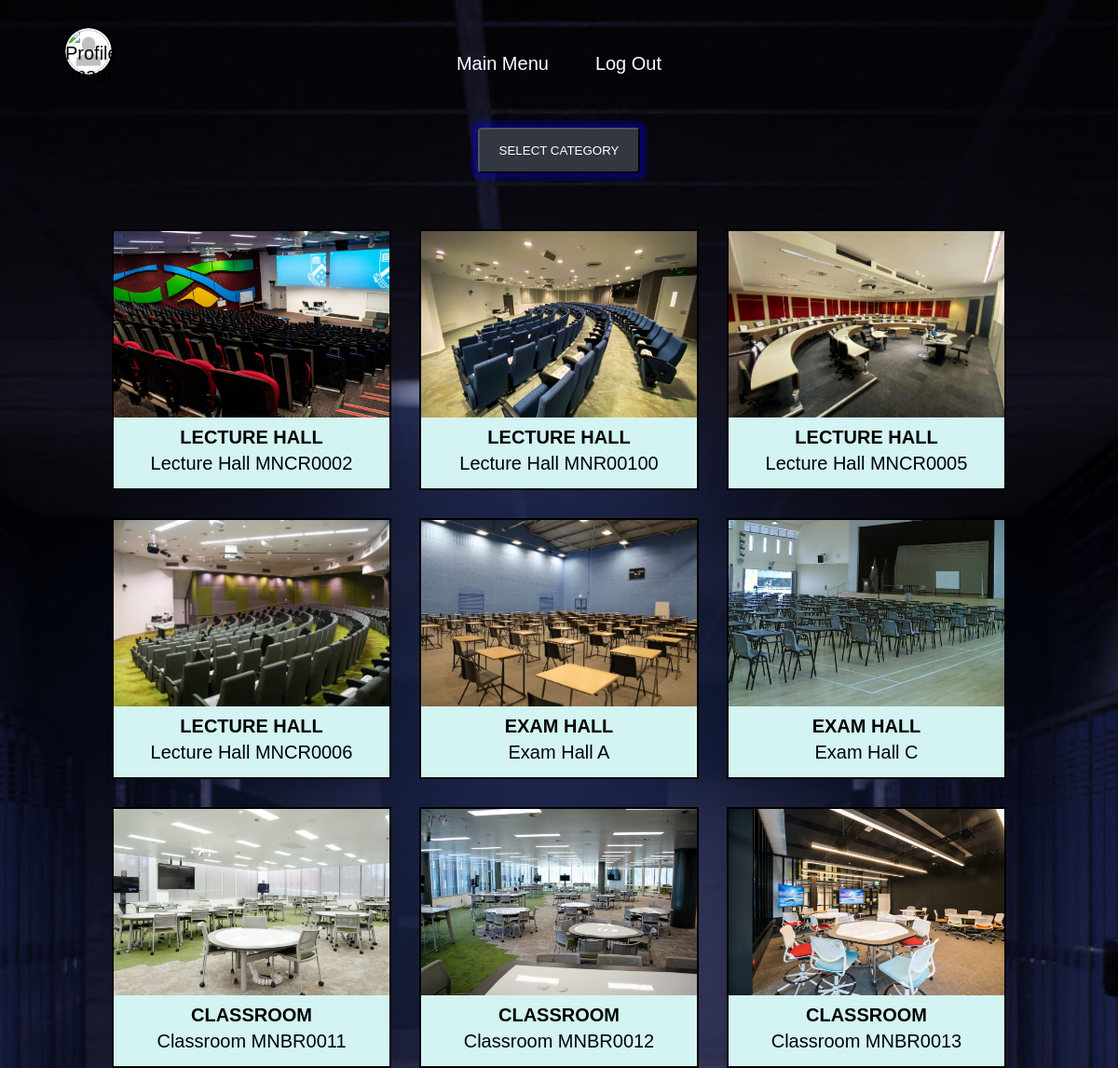
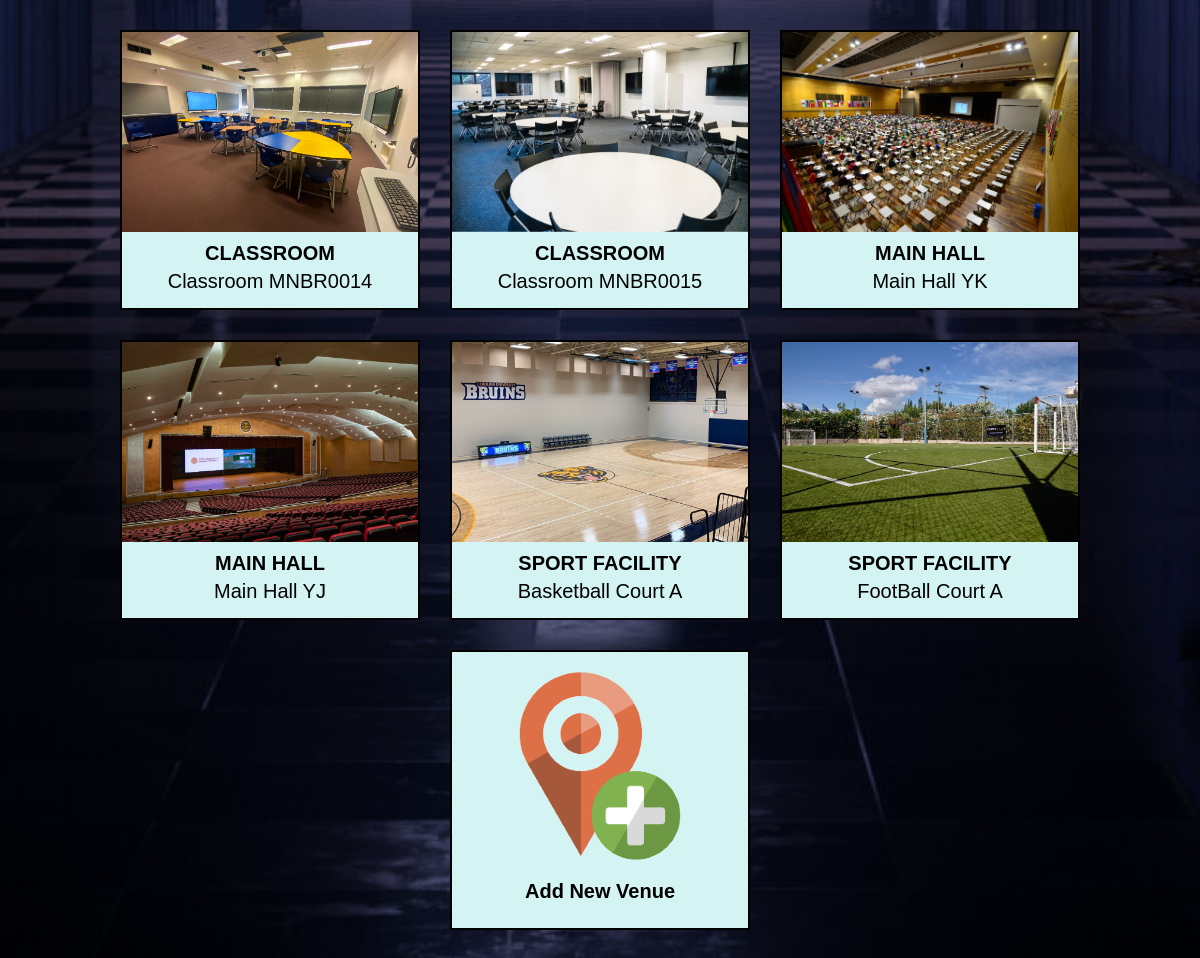
Screenshot of /admin_display_venue.php with the database file from the repository (2 pictures, top to bottom).
### tables this page shows
CREATE TABLE `venues` (
  `id` int(11) NOT NULL,
  `name` varchar(50) NOT NULL,
  `type_id` int(11) NOT NULL,
  `images` varchar(50) NOT NULL,
  `venue_description` varchar(50) DEFAULT NULL
);

CREATE TABLE `venue_types` (
  `id` int(11) NOT NULL,
  `type` varchar(255) NOT NULL
);

### admin_display_venue.php (the view, shortened to what this page needs)
<?php
include 'db_connect.php';
$sql = "SELECT venues.id, venues.name, venues.images, venue_types.id as type_id, venue_types.type, venues.venue_description
        FROM venues
        JOIN venue_types ON venues.type_id = venue_types.id";
$sql_profile = "SELECT a_image FROM admins WHERE admin_id = ?";
$stmt_profile = $conn->prepare($sql_profile);
$stmt_profile->bind_param("s", $_SESSION['admin_id']);
$stmt_profile->execute();
$stmt_profile->bind_result($a_image);
$default_image = 'images/profile.png';
$image_to_display = !empty($a_image) ? htmlspecialchars($a_image) : $default_image;
$result = $conn->query($sql);
?>
<!DOCTYPE html>
<html lang="en">
<head>
  <link rel="stylesheet" href="admin_display_venue.css">
  <link rel="stylesheet" href="navi_bar_white.css">
</head>
<body>
<div class="container">
    <div class="profile-icon" onclick="window.location.href='admin_profile.php'">
        <img src="<?php echo htmlspecialchars($image_to_display); ?>" alt="Profile Image">
    </div>
    <nav class="mynav">
      <ul>
        <li><a href="admin_mainmenu.php">Main Menu</a></li>
        <li><a href="logout.php">Log Out</a></li>
      </ul>
    </nav>
    <div class="category-dropdown">
      <button class="dropbtn">SELECT CATEGORY</button>
    </div>
    <div class="container flip-card-container">
        <?php
        if ($result->num_rows > 0) {
            while ($row = $result->fetch_assoc()) {
                echo '<div class="flip-card" style="--hue: 220">
                        <div class="flip-card-inner">
                            <div class="card-front">
                                <figure>
                                    <img style=" width: 100%; height: 200px; object-fit: cover;" src="images/' . $row['images'] . '" alt="' . $row['name'] . '">
                                    <figcaption>' . $row['type'] . '</figcaption>
                                </figure>
                                <ul>
                                    <li>' . $row['name'] . '</li>
                                </ul>
                            </div>
                            <div class="card-back">
                                <figure>
                                    <img style=" width: 100%; height: 200px; object-fit: cover;" src=" images/' . $row['images'] . '" alt="' . $row['name'] . '">
                                </figure>
                                <p>'.$row['venue_description'].'</p>
                                <a href="admin_delete_venue.php?id=' . $row['id'] . '&name=' . urlencode($row['name']) . '&images=' . urlencode($row['images']) . '&type=' . urlencode($row['type']) . '"><button>Delete Venue</button></a>
                                <a href="#modal-opened" onclick="openEditModal(\'' . $row['id'] . '\', \'' . addslashes($row['name']) . '\', \'' . $row['type_id'] . '\', \'' . addslashes($row['venue_description']) . '\')"><button>Edit Venue</button></a>
                                <div class="design-container">
                                </div>
                            </div>
                        </div>
                    </div>';
            }
        } else {
            echo "No venues available.";
        }
        ?>
        <div class="flip-card" style="--hue: 220; " onclick="openForm()">
          <div class="flip-card-inner">
              <div class="card-front">
                  <figure>
                      <img src="images/Addvenueicon2.png" alt="Add New Venue" style="display: block; margin: auto; max-width: 100%; max-height: 100%;">
                      <figcaption>Add New Venue</figcaption>
                  </figure>
              </div>
              <div class="card-back">
                  <figure>
                      </figure>
                      <button class="link-1" onclick="window.location.href='admin_add_venue.php';">Click to add</button>
              </div>
          </div>
      </div>
</body>
</html>

### admin_display_venue.css (style rules this page uses)
* { box-sizing: border-box; }
body { background-image: url('images/Wallpaper2.jpg'); background-size: cover; background-position: center; background-repeat: no-repeat; background-attachment: fixed; color: black; font-family: 'Montserrat', Arial, sans-serif; margin: 0; padding: 0; font-size: 20px; text-align: justify; }
.container { padding: 50px 20px; position: relative; font-family: 'Montserrat', Arial, sans-serif; }
.flip-card-container { display: flex; flex-wrap: wrap; gap: 10px; justify-content: center; }
.flip-card { perspective: 1000px; width: 300px; height: 280px; margin: 10px; border: 2px solid black; background-color: white; text-align: center; }
.flip-card-inner { position: relative; width: 100%; height: 100%; transform-style: preserve-3d; transition: transform 0.6s; }
.card-front, .card-back { position: absolute; width: 100%; height: 100%; backface-visibility: hidden; background-color:#D3F4F2; text-align: center; }
.card-back { transform: rotateY(180deg); }
.card-front img, .card-back img { max-width: 100%; height: 50%; display: block; }
.card-back p { height: 4%; margin:13px; }
.card-front figure, .card-back figure { margin: 0; }
.card-front ul { list-style-type: none; padding: 0; margin: 0; }
.card-front figcaption { margin-top: 10px; text-align: center; font-weight: bold; }
.card-front ul li { margin: 5px 0; }
.profile-icon { position: absolute; left: 70px; top: 30px; width: 50px; height: 50px; background-image: url('images/profile2.png'); background-size: cover; cursor: pointer; }
a, a:link { font-family: inherit; text-decoration: none; }
.card-back a#modal-closed, .card-back button { --b: 3px; --s: .15em; --c: #000000; padding: calc(.05em + var(--s)) calc(.3em + var(--s)); color: var(--c); --_p: var(--s); background: conic-gradient(from 90deg at var(--b) var(--b),#0000 90deg,var(--c) 0) var(--_p) var(--_p)/calc(100% - var(--b) - 2*var(--_p)) calc(100% - var(--b) - 2*var(--_p)); transition: .3s linear, color 0s, background-color 0s; outline: var(--b) solid #0000; outline-offset: .2em; }
.card-back a#modal-closed, .card-back button { font-family: system-ui, sans-serif; font-weight: bold; font-size: 1.2rem; color:blue; cursor: pointer; border: none; margin-top: 0; margin-right: 8px; border-radius: 4px; }
.category-dropdown { padding-top: 50px; display: flex; justify-content: center; position: relative; width: 100%; }
.dropbtn { border-radius:4px; cursor:pointer; color:white; padding:15px 10px; font-family: Arial, Helvetica, sans-serif; display: flex; justify-content: center; position: relative; width: 15%; background: #323741; box-shadow: 0 0 0 4px rgba(0, 0, 255, 0.2), 0 0 0 8px rgba(0, 0, 255, 0.2); }

### navi_bar_white.css (style rules this page uses)
.container { padding: 50px 20px; position: relative; font-family: 'Montserrat', Arial, sans-serif; }
.mynav ul { display: flex; justify-content: center; flex-wrap: wrap; list-style-type: none; padding: 0; margin: 0; }
.mynav li { position: relative; }
.mynav li:not(:last-child) { margin-right: 20px; }
.mynav a { display: block; font-size: 20px; color: white; text-decoration: none; padding: 7px 15px; transition: all .35s ease-in-out; }
.profile-icon { position: absolute; left: 70px; top: 30px; width: 50px; height: 50px; background-image: url('images/profile2.png'); background-size: cover; cursor: pointer; border-radius: 50%; }
.profile-icon img { width: 100%; height: 100%; object-fit: cover; border-radius: 50%; }

### admin_display_venue.php (style rules this page uses)
.container { padding: 50px 20px; position: relative; font-family: 'Montserrat', Arial, sans-serif; }

### rows the page displays
venues: images (picture), venue_types.type "LECTURE HALL", name "Lecture Hall MNCR0002"
venues: images (picture), venue_types.type "LECTURE HALL", name "Lecture Hall MNR00100"
venues: images (picture), venue_types.type "LECTURE HALL", name "Lecture Hall MNCR0005"
venues: images (picture), venue_types.type "LECTURE HALL", name "Lecture Hall MNCR0006"
venues: images (picture), venue_types.type "EXAM HALL", name "Exam Hall A"
venues: images (picture), venue_types.type "EXAM HALL", name "Exam Hall C"
venues: images (picture), venue_types.type "CLASSROOM", name "Classroom MNBR0011"
venues: images (picture), venue_types.type "CLASSROOM", name "Classroom MNBR0012"
venues: images (picture), venue_types.type "CLASSROOM", name "Classroom MNBR0013"
venues: images (picture), venue_types.type "CLASSROOM", name "Classroom MNBR0014"
venues: images (picture), venue_types.type "CLASSROOM", name "Classroom MNBR0015"
venues: images (picture), venue_types.type "MAIN HALL", name "Main Hall YK"
venues: images (picture), venue_types.type "MAIN HALL", name "Main Hall YJ"
venues: images (picture), venue_types.type "SPORT FACILITY", name "Basketball Court A"
venues: images (picture), venue_types.type "SPORT FACILITY", name "FootBall Court A"
